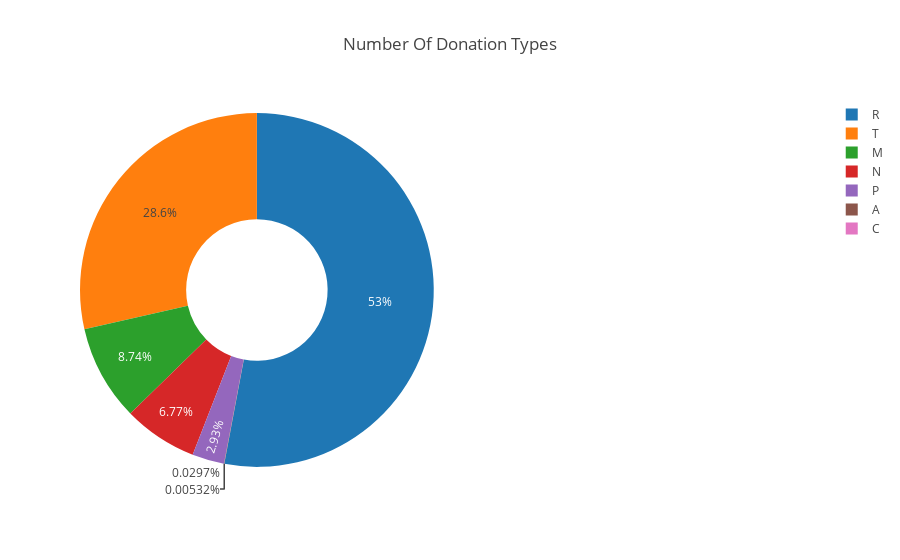

Notebook code for this chart:
### Code cell
labels = df['Donation_type '].value_counts().index
sizes = df['Donation_type '].value_counts().values

fig = {
  "data": [
    {
      "values": sizes,
      "labels": labels,
      "domain": {"x": [0, .48]},
      "name": "Donation Type",
      "hoverinfo":"label+percent+name",
      "hole": .4,
      "type": "pie"
    }],
  "layout": {
        "title":"Number Of Donation Types",
#         "annotations": [
#             {
#                 "font": {
#                     "size": 30
#                 },
#                 "showarrow": False,
#                 "text": "Donation",
#                 "x": 0.17,
#                 "y": 0.5
#             } ]
  }}
py.iplot(fig, filename='donut')

### Figure 1 — Plotly figure (JSON) as saved in the notebook; plotly's stock layout.template omitted (floating-point values rounded to 4 significant figures)
{"data": [{"domain": {"x": [0, 0.48]}, "hole": 0.4, "hoverinfo": "label+percent+name", "labels": ["R", "T", "M", "N", "P", "A", "C"], "name": "Donation Type", "values": [119386, 64420, 19709, 15271, 6598, 67, 12], "type": "pie", "uid": "4f584bb7-5faa-4b13-84e9-91b48e8bdd34"}], "layout": {"title": {"text": "Number Of Donation Types"}}}
